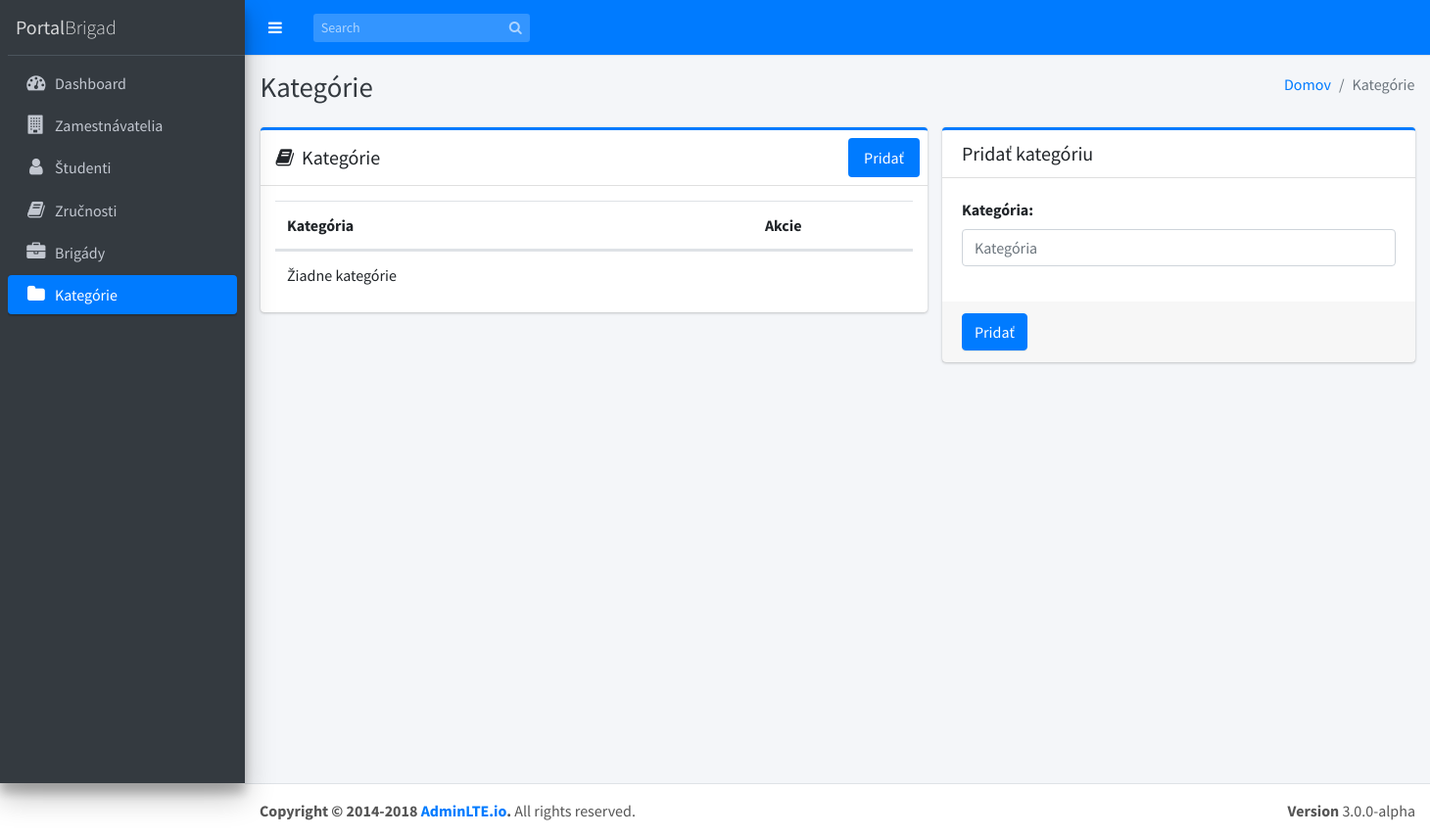
The app's page /index.php/kategorie, older data.
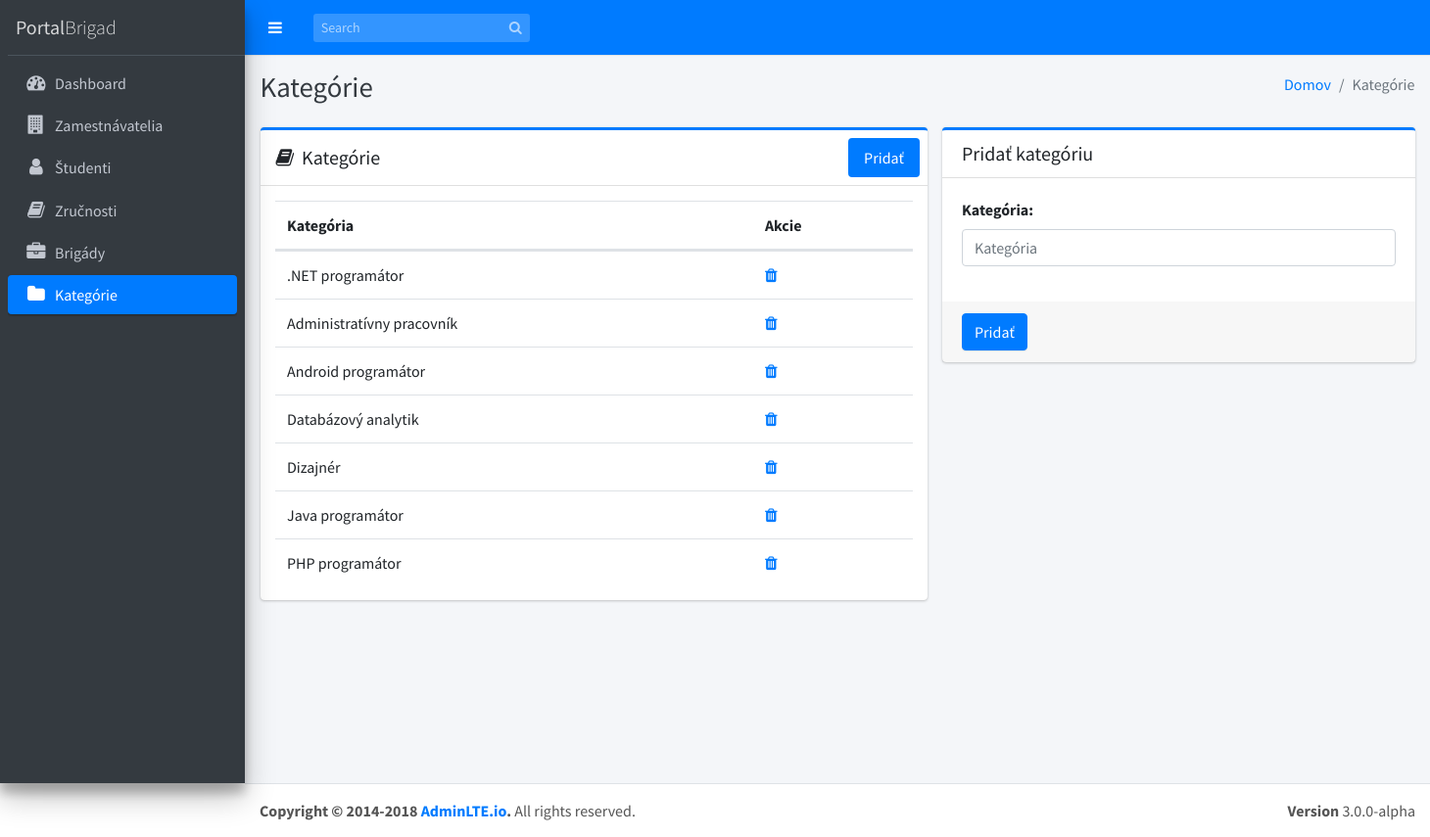
The same page, newer data.
### tables this page shows
CREATE TABLE `kategorie` (
  `idkategorie` int(11) NOT NULL,
  `kategoria` varchar(25) NOT NULL
);

### application/controllers/Kategorie.php (called while the page is built, shortened)
<?php
class Kategorie extends CI_Controller
{
  function __construct()
  {
    $this->load->helper('form');
    $this->load->helper('url');
    $this->load->library('form_validation');
    $this->load->model('Kategoria_model');
    $this->load->library('pagination');
  }
  public function index()
  {
    $data = array();
    $data['kategorie'] = $this->Kategoria_model->getRows();
    $data['title'] = 'Kategórie | PortalBrigad';
    $this->load->view('templates/header', $data);
    $this->load->view('templates/menu');
    $this->load->view('kategorie/index', $data);
    $this->load->view('templates/footer');
  }
}

### index.php (called while the page is built, shortened)
<?php
require_once BASEPATH.'core/CodeIgniter.php';

### application/models/Kategoria_model.php (called while the page is built, shortened)
<?php defined('BASEPATH') or exit('No direct script access allowed');
class Kategoria_model extends CI_Model
{
  function getRows($id = "")
  {
    if (!empty($id)) {
      $query = $this->db->get_where('kategorie', array('idkategorie' => $id));
      return $query->row_array();
    } else {
      $query = $this->db->get('kategorie');
      return $query->result_array();
    }
  }
}

### application/views/kategorie/index.php (the view, shortened to what this page needs)
<div class="content-wrapper">
  <div class="content-header">
    <div class="container-fluid">
      <div class="row mb-2">
        <div class="col-sm-6">
          <h1 class="m-0 text-dark">Kategórie</h1>
        </div>
        <div class="col-sm-6">
          <ol class="breadcrumb float-sm-right">
            <li class="breadcrumb-item"><a href="<?php echo base_url(); ?>">Domov</a></li>
            <li class="breadcrumb-item active">Kategórie</li>
          </ol>
        </div>
      </div>
    </div>
  </div>
  <section class="content">
    <div class="container-fluid">
      <div class="row">
        <section class="col-lg-7 connectedSortable ui-sortable">
          <div class="card card-primary card-outline">
            <div class="card-header d-flex p-0">
              <h3 class="card-title p-3">
                <i class="fa fa-book mr-1"></i>
                Kategórie
              </h3>
              <ul class="nav nav-pills ml-auto p-2">
                <li class="nav-item">
                  <a href="<?php echo site_url('kategorie/add/'); ?>" class="nav-link active">Pridať</a>
                </li>
              </ul>
            </div>
            <div class="card-body table-responsive p-2">
              <div id="kategorieTable_wrapper" class="dataTables_wrapper container-fluid dt-bootstrap4">
                <div class="row">
                  <div class="col-sm-12"></div>
                </div>
                <div class="row">
                  <div class="col-sm-12">
                    <table id="kategorieTable" class="table table-hover dataTable">
                      <thead>
                        <tr>
                          <th width="60%">Kategória</th>
                          <th width="20%">Akcie</th>
                        </tr>
                      </thead>
                      <tbody id="userData">
                        <?php if (!empty($kategorie)) : foreach ($kategorie as $kategoria) : ?>
                            <tr>
                              <td><?php echo $kategoria['kategoria']; ?></td>
                              <td>
                                <a href="<?php echo site_url('kategoria/delete/' . $kategoria['idkategorie']); ?>" data-href="<?php echo site_url('kategorie/delete/' . $kategoria['idkategorie']); ?>" class="fa fa-trash" data-toggle="modal" data-target="#deleteModal"></a>
                              </td>
                            </tr>
                          <?php endforeach;
                      else : ?>
                          <tr>
                            <td colspan="4">Žiadne kategórie</td>
                          </tr>
                        <?php endif; ?>
                      </tbody>
                    </table>
                  </div>
                </div>
              </div>
            </div>
          </div>
        </section>
        <section class="col-lg-5 connectedSortable ui-sortable">
          <div class="card card-primary card-outline">
            <div class="card-header">
              <h3 class="card-title">Pridať kategóriu</h3>
            </div>
            <form id="form-kategorie" method="post">
              <div class="card-body">
                <div class="form-group">
                  <label for="kategoria">Kategória:</label>
                  <input type="text" class="form-control" id="kategoria" name="kategoria" placeholder="Kategória">
                </div>
              </div>
              <div class="card-footer">
                <button id="kategorie-button" class="btn btn-primary">Pridať</button>
              </div>
            </form>
          </div>
        </section>
      </div>
    </div>
</div>
</div>

Row changes from the older to the newer data that the page shows:
added kategorie: kategoria ".NET programátor"
added kategorie: kategoria "Administratívny pracovník"
added kategorie: kategoria "Android programátor"
added kategorie: kategoria "Databázový analytik"
added kategorie: kategoria "Dizajnér"
added kategorie: kategoria "Java programátor"
added kategorie: kategoria "PHP programátor"
Text that changed along with them:
text no longer shown: "Žiadne kategórie"
